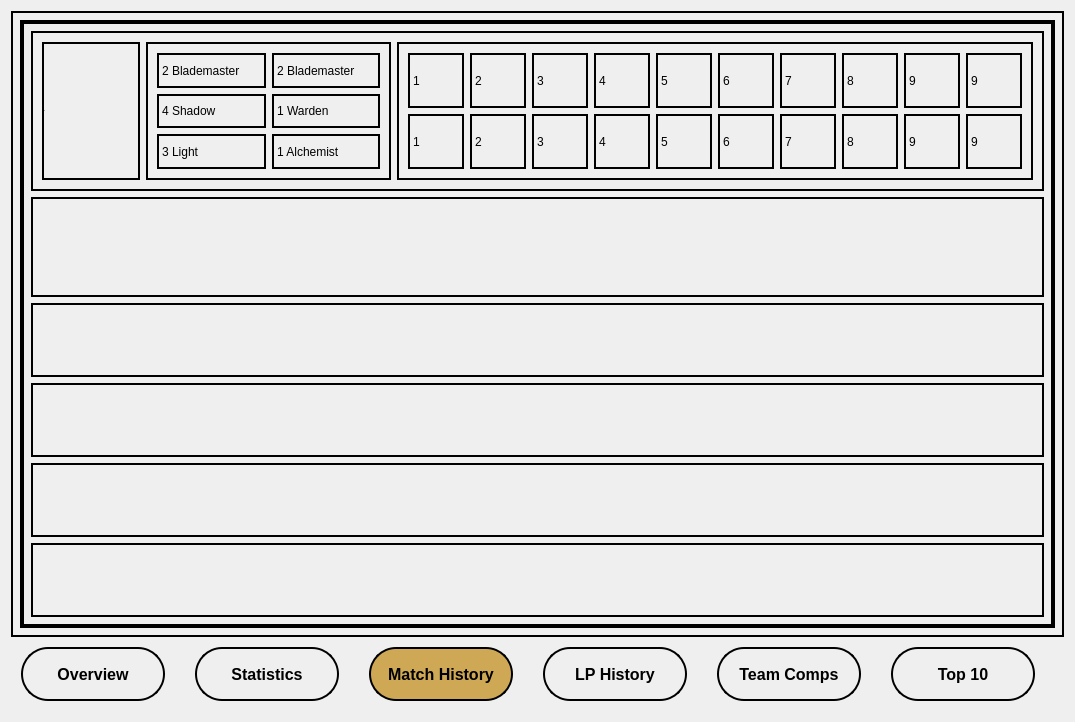
<?xml version="1.0" encoding="UTF-8"?>
<ui version="4.0">
 <class>AnalyticsWindow</class>
 <widget class="QDialog" name="AnalyticsWindow">
  <property name="geometry">
   <rect>
    <x>0</x>
    <y>0</y>
    <width>1075</width>
    <height>722</height>
   </rect>
  </property>
  <property name="windowTitle">
   <string>Gameplay Analytics</string>
  </property>
  <property name="windowIcon">
   <iconset>
    <normaloff>../../tft_icon.png</normaloff>../../tft_icon.png</iconset>
  </property>
  <property name="styleSheet">
   <string notr="true">background-color: qlineargradient(spread:pad, x1:0, y1:0, x2:1, y2:0, stop:0 rgba(7, 25, 43, 255), stop:1 rgba(19, 171, 194, 255));

border-color: qlineargradient(spread:pad, x1:0, y1:0, x2:1, y2:0, stop:0 rgba(240, 230, 210, 255), stop:1 rgba(206, 166, 82, 255));

font-size: 20px;

color: rgb(219, 189, 128);




/*
color: rgb(255, 170, 0);
font: Segoe Print;
background-color: rgb(0, 0, 94);
</string>
  </property>
  <property name="modal">
   <bool>true</bool>
  </property>
  <layout class="QGridLayout" name="gridLayout">
   <item row="0" column="0">
    <widget class="QTabWidget" name="tabWidget">
     <property name="styleSheet">
      <string notr="true">*{
	background: transparent;
}

QTabWidget::pane{
	border: 0;
}

QTabBar::tab {
	font-size: 16px;
	font-weight: bold;
	height: 30px;
	width: 120px;
	border: 2px solid;
	padding: 10px;
	margin: 10px;
	margin-right: 20px;
	border-radius: 27px;
}

QTabBar::tab:hover {
   color: black;
    background: rgb(207, 168, 85);
}

QTabBar::tab:selected {
	color: black;
    background: rgb(207, 168, 85);
}
</string>
     </property>
     <property name="tabPosition">
      <enum>QTabWidget::South</enum>
     </property>
     <property name="tabShape">
      <enum>QTabWidget::Rounded</enum>
     </property>
     <property name="currentIndex">
      <number>2</number>
     </property>
     <property name="documentMode">
      <bool>false</bool>
     </property>
     <property name="tabsClosable">
      <bool>false</bool>
     </property>
     <property name="movable">
      <bool>false</bool>
     </property>
     <property name="tabBarAutoHide">
      <bool>false</bool>
     </property>
     <widget class="QWidget" name="tab_overview">
      <property name="styleSheet">
       <string notr="true"/>
      </property>
      <attribute name="title">
       <string>Overview</string>
      </attribute>
      <layout class="QGridLayout" name="gridLayout_2">
       <item row="0" column="0">
        <widget class="QFrame" name="frame_nameAndRegion">
         <property name="styleSheet">
          <string notr="true"/>
         </property>
         <property name="frameShape">
          <enum>QFrame::StyledPanel</enum>
         </property>
         <property name="frameShadow">
          <enum>QFrame::Raised</enum>
         </property>
         <layout class="QGridLayout" name="gridLayout_5">
          <item row="1" column="1">
           <widget class="QLabel" name="label_overview_region">
            <property name="font">
             <font>
              <family>Sans Serif</family>
              <pointsize>-1</pointsize>
              <weight>50</weight>
              <italic>true</italic>
              <bold>false</bold>
             </font>
            </property>
            <property name="styleSheet">
             <string notr="true">font-style: italic;
font-size: 40px;</string>
            </property>
            <property name="text">
             <string>EUW</string>
            </property>
            <property name="alignment">
             <set>Qt::AlignHCenter|Qt::AlignTop</set>
            </property>
           </widget>
          </item>
          <item row="0" column="1">
           <widget class="QLabel" name="label_overview_summonerName">
            <property name="styleSheet">
             <string notr="true">font-size: 80px;</string>
            </property>
            <property name="text">
             <string>Alvarny</string>
            </property>
            <property name="alignment">
             <set>Qt::AlignCenter</set>
            </property>
           </widget>
          </item>
          <item row="0" column="0" rowspan="2">
           <widget class="QLabel" name="label_overview_picture_profileIcon">
            <property name="sizePolicy">
             <sizepolicy hsizetype="Fixed" vsizetype="Fixed">
              <horstretch>0</horstretch>
              <verstretch>0</verstretch>
             </sizepolicy>
            </property>
            <property name="minimumSize">
             <size>
              <width>200</width>
              <height>200</height>
             </size>
            </property>
            <property name="maximumSize">
             <size>
              <width>200</width>
              <height>200</height>
             </size>
            </property>
            <property name="styleSheet">
             <string notr="true">border-radius: 5px;</string>
            </property>
            <property name="text">
             <string>&lt;html&gt;&lt;head/&gt;&lt;body&gt;&lt;p&gt;&lt;br/&gt;&lt;/p&gt;&lt;/body&gt;&lt;/html&gt;</string>
            </property>
           </widget>
          </item>
         </layout>
        </widget>
       </item>
       <item row="2" column="0">
        <widget class="QFrame" name="frame_summary">
         <property name="styleSheet">
          <string notr="true">font-size: 30px;</string>
         </property>
         <property name="frameShape">
          <enum>QFrame::StyledPanel</enum>
         </property>
         <property name="frameShadow">
          <enum>QFrame::Raised</enum>
         </property>
         <layout class="QGridLayout" name="gridLayout_4">
          <item row="0" column="0">
           <widget class="QLabel" name="label_overview_tier">
            <property name="text">
             <string>Ranked Tier is </string>
            </property>
           </widget>
          </item>
          <item row="1" column="1">
           <widget class="QLabel" name="label_overview_averagePlace">
            <property name="text">
             <string>Averages x Place</string>
            </property>
            <property name="alignment">
             <set>Qt::AlignCenter</set>
            </property>
           </widget>
          </item>
          <item row="1" column="0">
           <widget class="QLabel" name="label_overview_winRate">
            <property name="text">
             <string>Win Rate of x %</string>
            </property>
           </widget>
          </item>
          <item row="0" column="1">
           <widget class="QLabel" name="label_overview_lp">
            <property name="styleSheet">
             <string notr="true"/>
            </property>
            <property name="text">
             <string>With currently x LP</string>
            </property>
            <property name="alignment">
             <set>Qt::AlignCenter</set>
            </property>
           </widget>
          </item>
          <item row="0" column="2" rowspan="2">
           <widget class="QLabel" name="label_overview_picture_ranked">
            <property name="minimumSize">
             <size>
              <width>250</width>
              <height>250</height>
             </size>
            </property>
            <property name="maximumSize">
             <size>
              <width>250</width>
              <height>250</height>
             </size>
            </property>
            <property name="styleSheet">
             <string notr="true">
</string>
            </property>
            <property name="text">
             <string/>
            </property>
           </widget>
          </item>
         </layout>
        </widget>
       </item>
       <item row="1" column="0">
        <widget class="QFrame" name="frame_visualLine">
         <property name="minimumSize">
          <size>
           <width>0</width>
           <height>2</height>
          </size>
         </property>
         <property name="maximumSize">
          <size>
           <width>16777215</width>
           <height>2</height>
          </size>
         </property>
         <property name="styleSheet">
          <string notr="true">border: 6px solid;</string>
         </property>
         <property name="frameShape">
          <enum>QFrame::StyledPanel</enum>
         </property>
         <property name="frameShadow">
          <enum>QFrame::Raised</enum>
         </property>
        </widget>
       </item>
      </layout>
     </widget>
     <widget class="QWidget" name="tab_statistics">
      <property name="styleSheet">
       <string notr="true">*{
	background: transparent;
}


QGroupBox {
	border: 2px solid;
	padding: 10px;
	margin: 2px;
	font-weight: bold;
	font-style: italic;
}

QWidget {
	margin: 10px;
}
</string>
      </property>
      <attribute name="title">
       <string>Statistics</string>
      </attribute>
      <layout class="QGridLayout" name="gridLayout_7">
       <item row="0" column="1">
        <widget class="QGroupBox" name="box_summonerData">
         <property name="title">
          <string>Summoner</string>
         </property>
         <layout class="QGridLayout" name="gridLayout_3">
          <item row="0" column="0">
           <widget class="QLabel" name="label_summonerLevel">
            <property name="text">
             <string>Summoner Level: </string>
            </property>
           </widget>
          </item>
          <item row="0" column="1">
           <widget class="QLabel" name="label_summonerLevel_data">
            <property name="text">
             <string/>
            </property>
           </widget>
          </item>
          <item row="1" column="0">
           <widget class="QLabel" name="label_activity">
            <property name="text">
             <string>Activity Status: </string>
            </property>
           </widget>
          </item>
          <item row="1" column="1">
           <widget class="QLabel" name="label_activity_data">
            <property name="text">
             <string/>
            </property>
           </widget>
          </item>
         </layout>
        </widget>
       </item>
       <item row="1" column="1">
        <widget class="QGroupBox" name="box_teamCompData">
         <property name="title">
          <string>Team Compositions</string>
         </property>
         <layout class="QGridLayout" name="gridLayout_8">
          <item row="0" column="0">
           <widget class="QLabel" name="label_favorite">
            <property name="text">
             <string>Favorite:</string>
            </property>
           </widget>
          </item>
          <item row="0" column="1">
           <widget class="QLabel" name="label_favorite_data">
            <property name="text">
             <string/>
            </property>
           </widget>
          </item>
          <item row="1" column="0">
           <widget class="QLabel" name="label_favorite2">
            <property name="text">
             <string>2nd Favorite: </string>
            </property>
           </widget>
          </item>
          <item row="1" column="1">
           <widget class="QLabel" name="label_favorite2_data">
            <property name="text">
             <string/>
            </property>
           </widget>
          </item>
         </layout>
        </widget>
       </item>
       <item row="0" column="0" rowspan="2">
        <widget class="QGroupBox" name="box_rankedData">
         <property name="styleSheet">
          <string notr="true"/>
         </property>
         <property name="title">
          <string>Ranked (Season 2)</string>
         </property>
         <property name="alignment">
          <set>Qt::AlignLeading|Qt::AlignLeft|Qt::AlignVCenter</set>
         </property>
         <layout class="QGridLayout" name="gridLayout_6">
          <item row="0" column="1">
           <widget class="QLabel" name="label_gamesPlayed_data">
            <property name="text">
             <string/>
            </property>
           </widget>
          </item>
          <item row="0" column="0">
           <widget class="QLabel" name="label_gamesPlayed">
            <property name="layoutDirection">
             <enum>Qt::LeftToRight</enum>
            </property>
            <property name="autoFillBackground">
             <bool>false</bool>
            </property>
            <property name="styleSheet">
             <string notr="true"/>
            </property>
            <property name="text">
             <string>Games Played: </string>
            </property>
           </widget>
          </item>
          <item row="1" column="1">
           <widget class="QLabel" name="label_wins_data">
            <property name="text">
             <string/>
            </property>
           </widget>
          </item>
          <item row="6" column="1">
           <widget class="QLabel" name="label_placementHistory_data">
            <property name="text">
             <string/>
            </property>
           </widget>
          </item>
          <item row="6" column="0">
           <widget class="QLabel" name="label_placementHistory">
            <property name="text">
             <string>Placement History:</string>
            </property>
           </widget>
          </item>
          <item row="3" column="0">
           <widget class="QLabel" name="label_winRate">
            <property name="text">
             <string>Win Rate:</string>
            </property>
           </widget>
          </item>
          <item row="3" column="1">
           <widget class="QLabel" name="label_winRate_data">
            <property name="text">
             <string/>
            </property>
           </widget>
          </item>
          <item row="2" column="0">
           <widget class="QLabel" name="label_losses">
            <property name="text">
             <string>Losses:</string>
            </property>
           </widget>
          </item>
          <item row="5" column="1">
           <widget class="QLabel" name="label_hotStreak_data">
            <property name="text">
             <string/>
            </property>
           </widget>
          </item>
          <item row="1" column="0">
           <widget class="QLabel" name="label_wins">
            <property name="text">
             <string>Wins:</string>
            </property>
           </widget>
          </item>
          <item row="5" column="0">
           <widget class="QLabel" name="label_hotStreak">
            <property name="text">
             <string>Hot Streak:</string>
            </property>
           </widget>
          </item>
          <item row="2" column="1">
           <widget class="QLabel" name="label_losses_data">
            <property name="text">
             <string/>
            </property>
           </widget>
          </item>
         </layout>
        </widget>
       </item>
      </layout>
     </widget>
     <widget class="QWidget" name="tab_matchHistory">
      <property name="styleSheet">
       <string notr="true">border: 2px solid;</string>
      </property>
      <attribute name="title">
       <string>Match History</string>
      </attribute>
      <layout class="QGridLayout" name="gridLayout_9">
       <item row="0" column="0">
        <widget class="QScrollArea" name="scrollArea">
         <property name="widgetResizable">
          <bool>true</bool>
         </property>
         <widget class="QWidget" name="scrollAreaWidgetContents">
          <property name="geometry">
           <rect>
            <x>0</x>
            <y>0</y>
            <width>1035</width>
            <height>608</height>
           </rect>
          </property>
          <layout class="QVBoxLayout" name="verticalLayout">
           <item>
            <widget class="QFrame" name="frame_match">
             <property name="minimumSize">
              <size>
               <width>0</width>
               <height>160</height>
              </size>
             </property>
             <property name="frameShape">
              <enum>QFrame::StyledPanel</enum>
             </property>
             <property name="frameShadow">
              <enum>QFrame::Raised</enum>
             </property>
             <layout class="QGridLayout" name="gridLayout_10">
              <item row="0" column="2" rowspan="2">
               <widget class="QFrame" name="frame_match_champions">
                <property name="sizePolicy">
                 <sizepolicy hsizetype="Preferred" vsizetype="Preferred">
                  <horstretch>65</horstretch>
                  <verstretch>0</verstretch>
                 </sizepolicy>
                </property>
                <property name="styleSheet">
                 <string notr="true"/>
                </property>
                <property name="frameShape">
                 <enum>QFrame::StyledPanel</enum>
                </property>
                <property name="frameShadow">
                 <enum>QFrame::Raised</enum>
                </property>
                <layout class="QGridLayout" name="gridLayout_11">
                 <item row="0" column="9">
                  <widget class="QLabel" name="label_star_10">
                   <property name="text">
                    <string>9</string>
                   </property>
                  </widget>
                 </item>
                 <item row="1" column="9">
                  <widget class="QLabel" name="label_champ_10">
                   <property name="text">
                    <string>9</string>
                   </property>
                  </widget>
                 </item>
                 <item row="0" column="5">
                  <widget class="QLabel" name="label_star_6">
                   <property name="text">
                    <string>6</string>
                   </property>
                  </widget>
                 </item>
                 <item row="0" column="4">
                  <widget class="QLabel" name="label_star_5">
                   <property name="text">
                    <string>5</string>
                   </property>
                  </widget>
                 </item>
                 <item row="1" column="0">
                  <widget class="QLabel" name="label_champ">
                   <property name="text">
                    <string>1</string>
                   </property>
                  </widget>
                 </item>
                 <item row="1" column="2">
                  <widget class="QLabel" name="label_champ_3">
                   <property name="text">
                    <string>3</string>
                   </property>
                  </widget>
                 </item>
                 <item row="0" column="6">
                  <widget class="QLabel" name="label_star_7">
                   <property name="text">
                    <string>7</string>
                   </property>
                  </widget>
                 </item>
                 <item row="1" column="4">
                  <widget class="QLabel" name="label_champ_5">
                   <property name="text">
                    <string>5</string>
                   </property>
                  </widget>
                 </item>
                 <item row="0" column="1">
                  <widget class="QLabel" name="label_star_2">
                   <property name="text">
                    <string>2</string>
                   </property>
                  </widget>
                 </item>
                 <item row="0" column="0">
                  <widget class="QLabel" name="label_star">
                   <property name="text">
                    <string>1</string>
                   </property>
                  </widget>
                 </item>
                 <item row="0" column="8">
                  <widget class="QLabel" name="label_star_9">
                   <property name="text">
                    <string>9</string>
                   </property>
                  </widget>
                 </item>
                 <item row="0" column="2">
                  <widget class="QLabel" name="label_star_3">
                   <property name="text">
                    <string>3</string>
                   </property>
                  </widget>
                 </item>
                 <item row="1" column="1">
                  <widget class="QLabel" name="label_champ_2">
                   <property name="text">
                    <string>2</string>
                   </property>
                  </widget>
                 </item>
                 <item row="1" column="7">
                  <widget class="QLabel" name="label_champ_8">
                   <property name="text">
                    <string>8</string>
                   </property>
                  </widget>
                 </item>
                 <item row="0" column="7">
                  <widget class="QLabel" name="label_star_8">
                   <property name="text">
                    <string>8</string>
                   </property>
                  </widget>
                 </item>
                 <item row="1" column="3">
                  <widget class="QLabel" name="label_champ_4">
                   <property name="text">
                    <string>4</string>
                   </property>
                  </widget>
                 </item>
                 <item row="1" column="5">
                  <widget class="QLabel" name="label_champ_6">
                   <property name="text">
                    <string>6</string>
                   </property>
                  </widget>
                 </item>
                 <item row="1" column="8">
                  <widget class="QLabel" name="label_champ_9">
                   <property name="text">
                    <string>9</string>
                   </property>
                  </widget>
                 </item>
                 <item row="1" column="6">
                  <widget class="QLabel" name="label_champ_7">
                   <property name="text">
                    <string>7</string>
                   </property>
                  </widget>
                 </item>
                 <item row="0" column="3">
                  <widget class="QLabel" name="label_star_4">
                   <property name="text">
                    <string>4</string>
                   </property>
                  </widget>
                 </item>
                </layout>
               </widget>
              </item>
              <item row="0" column="0" rowspan="2">
               <widget class="QLabel" name="label_placement">
                <property name="sizePolicy">
                 <sizepolicy hsizetype="Preferred" vsizetype="Preferred">
                  <horstretch>10</horstretch>
                  <verstretch>0</verstretch>
                 </sizepolicy>
                </property>
                <property name="font">
                 <font>
                  <pointsize>-1</pointsize>
                 </font>
                </property>
                <property name="text">
                 <string>#1</string>
                </property>
               </widget>
              </item>
              <item row="0" column="1" rowspan="2">
               <widget class="QFrame" name="frame_buffs">
                <property name="sizePolicy">
                 <sizepolicy hsizetype="Preferred" vsizetype="Preferred">
                  <horstretch>25</horstretch>
                  <verstretch>0</verstretch>
                 </sizepolicy>
                </property>
                <property name="frameShape">
                 <enum>QFrame::StyledPanel</enum>
                </property>
                <property name="frameShadow">
                 <enum>QFrame::Raised</enum>
                </property>
                <layout class="QGridLayout" name="gridLayout_12">
                 <item row="0" column="0">
                  <widget class="QLabel" name="frame_buff_1">
                   <property name="text">
                    <string>2 Blademaster</string>
                   </property>
                  </widget>
                 </item>
                 <item row="1" column="0">
                  <widget class="QLabel" name="frame_buff_2">
                   <property name="text">
                    <string>4 Shadow</string>
                   </property>
                  </widget>
                 </item>
                 <item row="1" column="1">
                  <widget class="QLabel" name="frame_buff_4">
                   <property name="text">
                    <string>1 Warden</string>
                   </property>
                  </widget>
                 </item>
                 <item row="0" column="1">
                  <widget class="QLabel" name="frame_buff_3">
                   <property name="text">
                    <string>2 Blademaster</string>
                   </property>
                  </widget>
                 </item>
                 <item row="2" column="0">
                  <widget class="QLabel" name="frame_buff_5">
                   <property name="text">
                    <string>3 Light</string>
                   </property>
                  </widget>
                 </item>
                 <item row="2" column="1">
                  <widget class="QLabel" name="frame_buff_6">
                   <property name="text">
                    <string>1 Alchemist</string>
                   </property>
                  </widget>
                 </item>
                </layout>
               </widget>
              </item>
             </layout>
            </widget>
           </item>
           <item>
            <widget class="QFrame" name="frame_3">
             <property name="minimumSize">
              <size>
               <width>0</width>
               <height>100</height>
              </size>
             </property>
             <property name="frameShape">
              <enum>QFrame::StyledPanel</enum>
             </property>
             <property name="frameShadow">
              <enum>QFrame::Raised</enum>
             </property>
            </widget>
           </item>
           <item>
            <widget class="QFrame" name="frame_4">
             <property name="frameShape">
              <enum>QFrame::StyledPanel</enum>
             </property>
             <property name="frameShadow">
              <enum>QFrame::Raised</enum>
             </property>
            </widget>
           </item>
           <item>
            <widget class="QFrame" name="frame_5">
             <property name="frameShape">
              <enum>QFrame::StyledPanel</enum>
             </property>
             <property name="frameShadow">
              <enum>QFrame::Raised</enum>
             </property>
            </widget>
           </item>
           <item>
            <widget class="QFrame" name="frame_6">
             <property name="frameShape">
              <enum>QFrame::StyledPanel</enum>
             </property>
             <property name="frameShadow">
              <enum>QFrame::Raised</enum>
             </property>
            </widget>
           </item>
           <item>
            <widget class="QFrame" name="frame_7">
             <property name="frameShape">
              <enum>QFrame::StyledPanel</enum>
             </property>
             <property name="frameShadow">
              <enum>QFrame::Raised</enum>
             </property>
            </widget>
           </item>
          </layout>
         </widget>
        </widget>
       </item>
      </layout>
     </widget>
     <widget class="QWidget" name="tab_lpHistory">
      <attribute name="title">
       <string>LP History</string>
      </attribute>
     </widget>
     <widget class="QWidget" name="tab_teamComps">
      <attribute name="title">
       <string>Team Comps</string>
      </attribute>
     </widget>
     <widget class="QWidget" name="tab_top10">
      <attribute name="title">
       <string>Top 10</string>
      </attribute>
     </widget>
    </widget>
   </item>
  </layout>
 </widget>
 <resources/>
 <connections/>
</ui>
